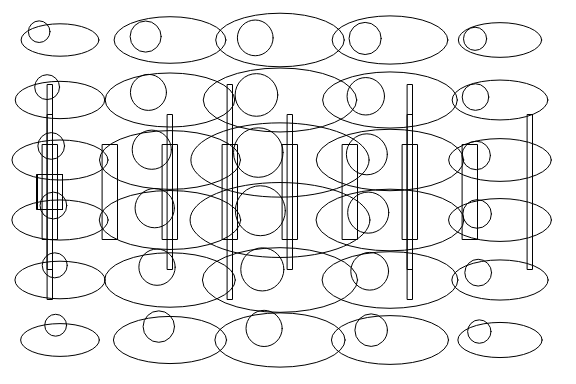
Frame 1 (no input)
Frame 60 (no input): identical to frame 1, image omitted
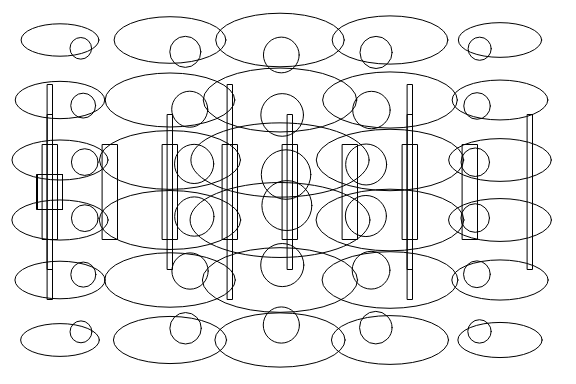
Frame 120 (the mouse pressed at the canvas centre since frame 60)

The p5.js sketch that drew these frames (run headless with seeded random() and noise() and a simulated clock; from frame 60 on, the mouse is pressed at the canvas centre):

// p5.js sketch
// ── sketch.js
p5.disableFriendlyErrors = true; // keep warnings quiet
let bDoExportSvg = false; 

function setup() {
  createCanvas(576, 384);
}


function keyPressed(){
  if (key == 's'){ 
    bDoExportSvg = true; 
  }
}

function draw(){
  background(255); 
  if (bDoExportSvg){
    beginRecordSvg("myOutput.svg");
  }

  // Draw stuff here, such as:

  for (let i = 0; i < 4; i++){
    for(let v = 0; v < 8; v++){
    stroke(1);
    noFill();
    rectMode(CENTER);
    rect(50 + i * v * 60, 384 / 2, i * 10 - 25, i * 60 + 35);
    }
  }



  for (let x = 0; x < 5; x++) {
    for (let y = 0; y < 6; y++) {

      let eyeX = x * 110 + 60;
      let eyeY = y * 60 + 40;

      // distance from this eye to the center of the screen
      let d = dist(eyeX, eyeY, 576 / 2, 384 / 2);

      // farther from center = more transparent; mapping = keep the range within a certain number
      let alpha = map(d, 0, 576 / 2, 255, 20);
      // farther = smaller 
      let size = map(d, 0, 576 / 2, 160, 60);

      // eye
      noFill();
      strokeWeight(1);
      ellipse(eyeX, eyeY, size * 1.2, size * 0.5);

      // direction toward my mouse; atan2 = calculate the angle of 2 number
      let angle = atan2(mouseY - eyeY, mouseX - eyeX);

      // pupil position
      let pupilX = eyeX + cos(angle) * 25;
      let pupilY = eyeY + sin(angle) * 15;

      // pupil
      noFill();
      strokeWeight(1);
      ellipse(pupilX, pupilY, size / 3 , size / 3);
    }
  }

  if (bDoExportSvg){
    endRecordSvg();
    bDoExportSvg = false;
  }
}




    // push();
    // rectMode(CENTER);
    // translate(windowWidth / 2, windowHeight / 2);
    // rotate(0.1 * i);
    // rect(0, 0, i * 18, i * 10);
    // pop();
